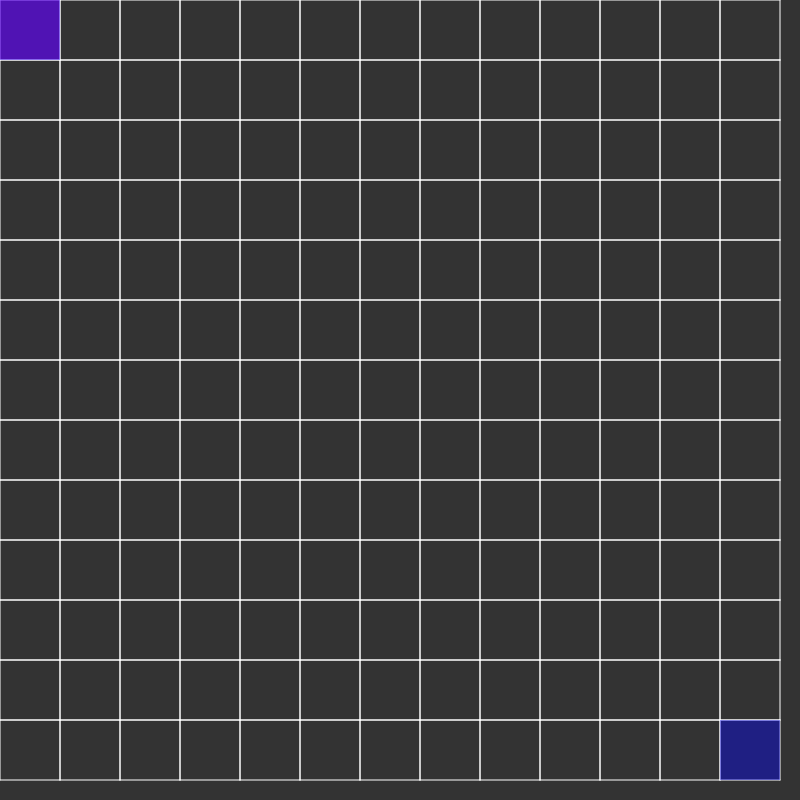
Frame 1 (no input)
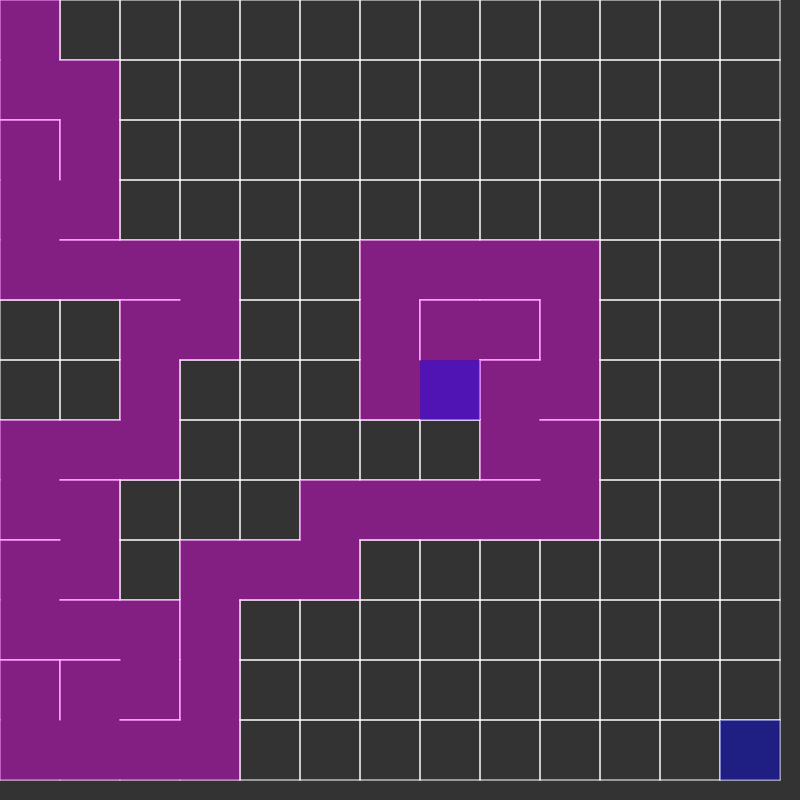
Frame 60 (no input)
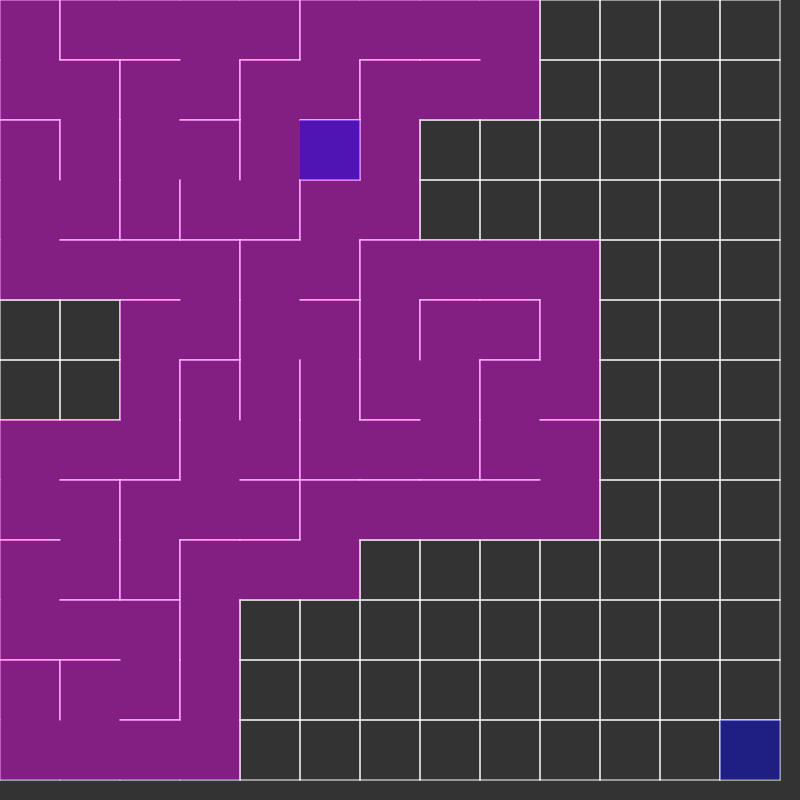
Frame 120 (the mouse pressed at the canvas centre since frame 60)

The p5.js sketch that drew these frames (run headless with seeded random() and noise() and a simulated clock; from frame 60 on, the mouse is pressed at the canvas centre):

// p5.js sketch
// ── sketch.js
var rows, cols;
var w = 60;

var curr;

var grid = [];
var stack = [];

var t = true;

function setup() {
	createCanvas(800, 800);
	rows = floor(800/w);
	cols = floor(800/w);

	for (var   j = 0; j < cols; j++) {
	    for (var i = 0; i < rows; i++) {
	    	var cell = new Cell(i, j);
	    	grid.push(cell);
	    }
	}
	curr = grid[0];
	curr.visited = true;
}

function draw() {
	background(51);
	


	for (var k = 0; k < grid.length; k++) {
	    grid[k].show();
	}

	grid[grid.length-1].lite();
	curr.lite();
//	frameRate(15);

	var next = curr.checkNear();
  	if (next){
  		next.visited = true;
  		stack.push(curr);
 		removeWalls(curr, next);
 		curr = next;
 	}else if (stack.length > 0){
 		curr = stack.pop();
 	}

 }

function fun(){
	var string = "";
 	string += rows + " " + cols + "<br>";
 	for (var k = 0; k < grid.length; k++) {
 		string += grid[k].walls[0] ? "1 " : "0 ";
 		string += grid[k].walls[1] ? "1 " : "0 ";
 		string += grid[k].walls[2] ? "1 " : "0 ";
 		string += grid[k].walls[3] ? "1 " : "0 ";
 		string += "<br>";
 	}
 	document.write(string);
}

function index(i, j){
	if (i < 0 || j < 0 || i >= cols || j >= rows){
		return -1;
	}else{
		return i + j * cols;
	}
}

function removeWalls(a, b){
	x = a.i - b.i;
	y = a.j - b.j;
	if (x === 1) {a.walls[3] = false; b.walls[1] = false;}
	if (x === -1) {a.walls[1] = false; b.walls[3] = false;}
	if (y === 1) {a.walls[0] = false; b.walls[2] = false;}
	if (y === -1) {a.walls[2] = false; b.walls[0] = false;}
}

function Cell(i, j){
	this.i = i;
	this.j = j;
	this.visited = false;
	this.walls = [true, true, true, true];

	this.lite = function(){
		var x = this.i*w;
   		var y = this.j*w;
    	noStroke();
    	fill(0, 0, 255, 100);
    	rect(x, y, w, w);
	}

	this.checkNear = function(){
		var near = [];
		var top    = grid[index(i, j-1)];
		var right  = grid[index(i+1, j)];
		var left   = grid[index(i-1, j)];
		var bottom = grid[index(i, j+1)];

		if (top && !top.visited)      {near.push(top);}
		if (right && !right.visited)  {near.push(right);}
		if (bottom && !bottom.visited){near.push(bottom);}
		if (left && !left.visited)    {near.push(left);}

		if (near.length > 0) {
      		var r = floor(random(0, near.length));
      		return near[r];
    	}else{
      		return undefined;
    	}
	}
	
	this.show = function(){
		var x = this.i * w;
		var y = this.j * w;

		stroke(255);

		if (this.walls[0]){line(x,  y,  x+w,y  );}
		if (this.walls[1]){line(x+w,y,  x+w,y+w);}
		if (this.walls[2]){line(x,  y+w,x+w,y+w);}
		if (this.walls[3]){line(x,  y,  x  ,y+w);}

		if (this.visited){
			noStroke();
    	  	fill(255, 0, 255, 100);
      		rect(x, y, w, w);
		}
	}
}
